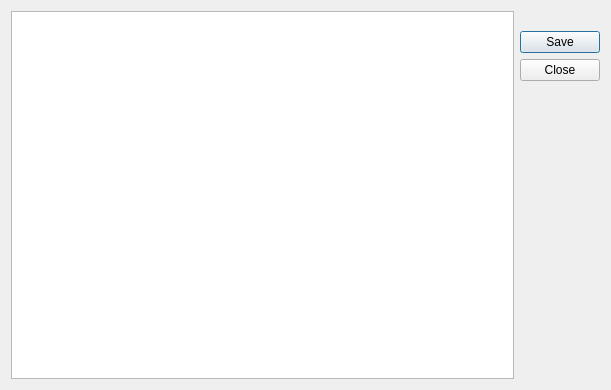
<?xml version="1.0" encoding="UTF-8"?>
<ui version="4.0">
 <class>ThingsManager</class>
 <widget class="QDialog" name="ThingsManager">
  <property name="geometry">
   <rect>
    <x>0</x>
    <y>0</y>
    <width>611</width>
    <height>390</height>
   </rect>
  </property>
  <property name="windowTitle">
   <string/>
  </property>
  <property name="modal">
   <bool>false</bool>
  </property>
  <layout class="QHBoxLayout" name="horizontalLayout_2">
   <item>
    <widget class="QTableView" name="table">
     <property name="sizePolicy">
      <sizepolicy hsizetype="Expanding" vsizetype="Expanding">
       <horstretch>0</horstretch>
       <verstretch>0</verstretch>
      </sizepolicy>
     </property>
     <property name="editTriggers">
      <set>QAbstractItemView::AllEditTriggers</set>
     </property>
    </widget>
   </item>
   <item>
    <layout class="QVBoxLayout" name="verticalLayout">
     <item>
      <widget class="QLabel" name="label">
       <property name="sizePolicy">
        <sizepolicy hsizetype="Minimum" vsizetype="Preferred">
         <horstretch>0</horstretch>
         <verstretch>0</verstretch>
        </sizepolicy>
       </property>
       <property name="text">
        <string/>
       </property>
       <property name="wordWrap">
        <bool>true</bool>
       </property>
      </widget>
     </item>
     <item>
      <widget class="QPushButton" name="saveButton">
       <property name="text">
        <string>Save</string>
       </property>
      </widget>
     </item>
     <item>
      <widget class="QPushButton" name="closeButton">
       <property name="text">
        <string>Close</string>
       </property>
      </widget>
     </item>
     <item>
      <spacer name="verticalSpacer">
       <property name="orientation">
        <enum>Qt::Vertical</enum>
       </property>
       <property name="sizeHint" stdset="0">
        <size>
         <width>20</width>
         <height>40</height>
        </size>
       </property>
      </spacer>
     </item>
    </layout>
   </item>
  </layout>
 </widget>
 <resources/>
 <connections/>
</ui>
